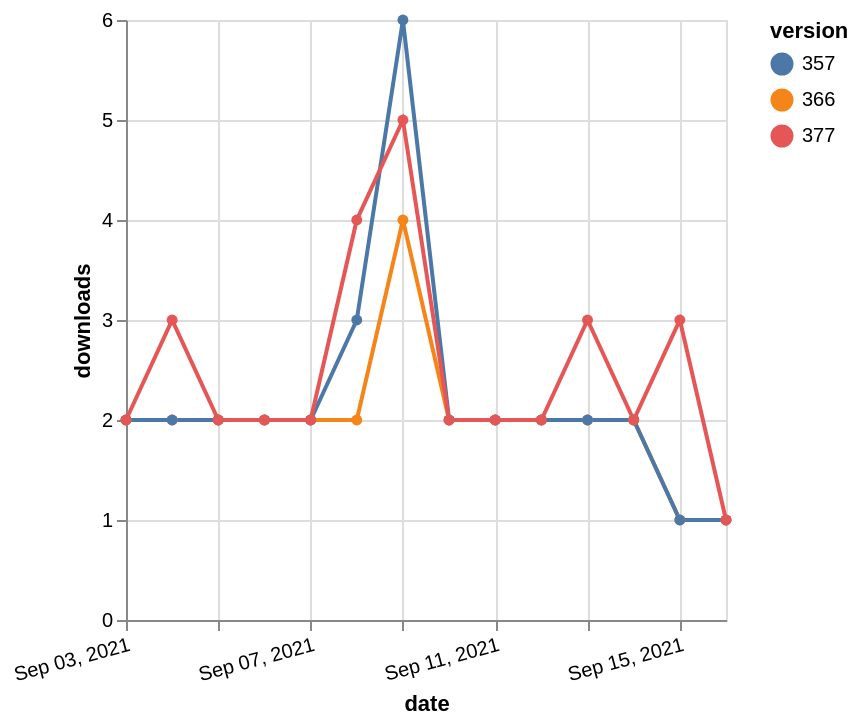

Express this chart as Vega-Lite.
### Vega-Lite specification from a JSON file in a GitHub repository (floating-point values rounded to 4 significant figures)
{"$schema": "https://vega.github.io/schema/vega-lite/v5.json", "description": "A simple bar chart with embedded data.", "data": {"values": [{"date": "2021-09-03", "total": 2309, "delta": 2, "version": "366"}, {"date": "2021-09-04", "total": 2311, "delta": 2, "version": "366"}, {"date": "2021-09-05", "total": 2313, "delta": 2, "version": "366"}, {"date": "2021-09-06", "total": 2315, "delta": 2, "version": "366"}, {"date": "2021-09-07", "total": 2317, "delta": 2, "version": "366"}, {"date": "2021-09-08", "total": 2319, "delta": 2, "version": "366"}, {"date": "2021-09-09", "total": 2323, "delta": 4, "version": "366"}, {"date": "2021-09-10", "total": 2325, "delta": 2, "version": "366"}, {"date": "2021-09-11", "total": 2327, "delta": 2, "version": "366"}, {"date": "2021-09-12", "total": 2329, "delta": 2, "version": "366"}, {"date": "2021-09-13", "total": 2331, "delta": 2, "version": "366"}, {"date": "2021-09-14", "total": 2333, "delta": 2, "version": "366"}, {"date": "2021-09-15", "total": 2334, "delta": 1, "version": "366"}, {"date": "2021-09-16", "total": 2335, "delta": 1, "version": "366"}, {"date": "2021-09-03", "total": 2927, "delta": 2, "version": "357"}, {"date": "2021-09-04", "total": 2929, "delta": 2, "version": "357"}, {"date": "2021-09-05", "total": 2931, "delta": 2, "version": "357"}, {"date": "2021-09-06", "total": 2933, "delta": 2, "version": "357"}, {"date": "2021-09-07", "total": 2935, "delta": 2, "version": "357"}, {"date": "2021-09-08", "total": 2938, "delta": 3, "version": "357"}, {"date": "2021-09-09", "total": 2944, "delta": 6, "version": "357"}, {"date": "2021-09-10", "total": 2946, "delta": 2, "version": "357"}, {"date": "2021-09-11", "total": 2948, "delta": 2, "version": "357"}, {"date": "2021-09-12", "total": 2950, "delta": 2, "version": "357"}, {"date": "2021-09-13", "total": 2952, "delta": 2, "version": "357"}, {"date": "2021-09-14", "total": 2954, "delta": 2, "version": "357"}, {"date": "2021-09-15", "total": 2955, "delta": 1, "version": "357"}, {"date": "2021-09-16", "total": 2956, "delta": 1, "version": "357"}, {"date": "2021-09-03", "total": 2116, "delta": 2, "version": "377"}, {"date": "2021-09-04", "total": 2119, "delta": 3, "version": "377"}, {"date": "2021-09-05", "total": 2121, "delta": 2, "version": "377"}, {"date": "2021-09-06", "total": 2123, "delta": 2, "version": "377"}, {"date": "2021-09-07", "total": 2125, "delta": 2, "version": "377"}, {"date": "2021-09-08", "total": 2129, "delta": 4, "version": "377"}, {"date": "2021-09-09", "total": 2134, "delta": 5, "version": "377"}, {"date": "2021-09-10", "total": 2136, "delta": 2, "version": "377"}, {"date": "2021-09-11", "total": 2138, "delta": 2, "version": "377"}, {"date": "2021-09-12", "total": 2140, "delta": 2, "version": "377"}, {"date": "2021-09-13", "total": 2143, "delta": 3, "version": "377"}, {"date": "2021-09-14", "total": 2145, "delta": 2, "version": "377"}, {"date": "2021-09-15", "total": 2148, "delta": 3, "version": "377"}, {"date": "2021-09-16", "total": 2149, "delta": 1, "version": "377"}]}, "width": "container", "mark": {"type": "line", "point": {"filled": true}}, "encoding": {"x": {"field": "date", "type": "temporal", "timeUnit": "yearmonthdate", "title": "date", "axis": {"labelAngle": -15}}, "y": {"field": "delta", "type": "quantitative", "title": "downloads"}, "color": {"field": "version", "type": "nominal"}, "tooltip": {"field": "delta"}}}
